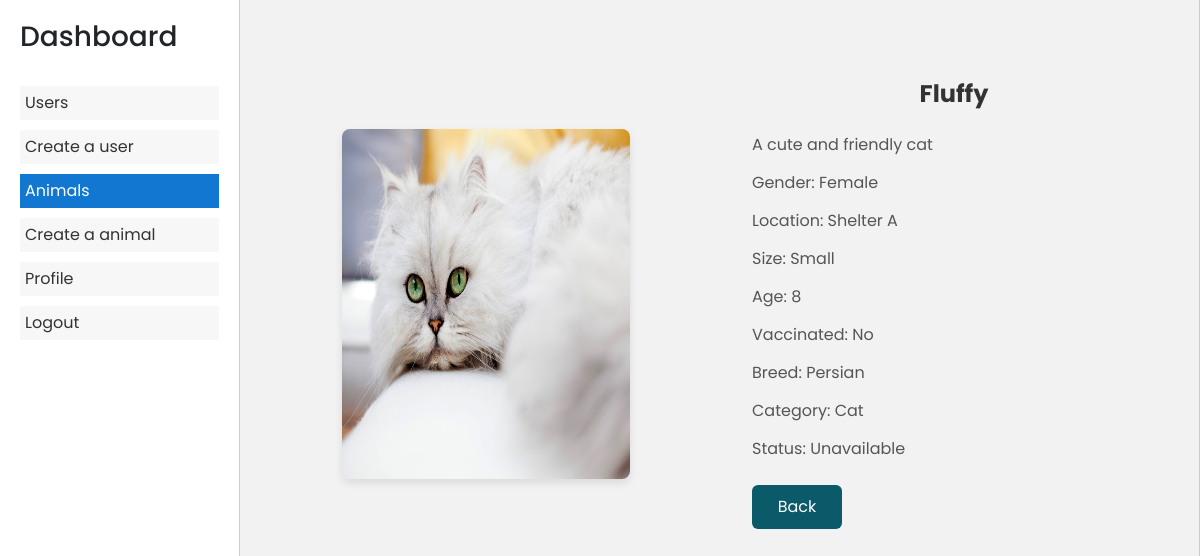
/admin/dashboard.php?page=details_animal&animal_id=19 (signed in), run on the app's committed database.
### tables this page shows
CREATE TABLE IF NOT EXISTS `animals` (
  `animal_id` int(11) NOT NULL AUTO_INCREMENT,
  `name` varchar(50) NOT NULL,
  `image` varchar(100) NOT NULL,
  `gender` enum('Male','Female') NOT NULL,
  `location` varchar(100) NOT NULL,
  `description` text,
  `size` varchar(20) DEFAULT NULL,
  `age` int(11) DEFAULT NULL,
  `vaccinated` enum('Yes','No') NOT NULL,
  `breed` varchar(50) NOT NULL,
  `category` enum('Cat','Dog') NOT NULL,
  `status` varchar(20) NOT NULL DEFAULT 'Available',
  PRIMARY KEY (`animal_id`)
);

### admin/details_animal.php (the view, shortened to what this page needs)
<?php
if (isset($_SESSION["admin"])) {
?>
    <!DOCTYPE html>
    <html lang="en">
    <head>
        <link href="https://cdn.jsdelivr.net/npm/bootstrap@5.3.0/dist/css/bootstrap.min.css" rel="stylesheet">
    </head>
    <body>
        <?php
        require "../validate/connect.php";
        $id = $_GET["animal_id"];
        $sql = "SELECT * FROM animals WHERE animal_id=$id";
        $result = mysqli_query($connect, $sql);
        $row = mysqli_fetch_assoc($result);
        ?>
        <div class="container text-center">
            <div class="row">
                <div class="col-md-6">
                    <img src="../pictures/<?php echo $row['image']; ?>" class="card-img-top" alt="Animal Image">
                </div>
                <div class="col-md-6">
                    <div class="card-body">
                        <h5 class="card-title"><?php echo $row['name']; ?></h5>
                        <br>
                        <p class="card-text"><?php echo $row['description']; ?></p>
                        <div>
                            <p class="card-text">Gender: <?php echo $row['gender']; ?></p>
                            <p class="card-text">Location: <?php echo $row['location']; ?></p>
                            <p class="card-text">Size: <?php echo $row['size']; ?></p>
                            <p class="card-text">Age: <?php echo $row['age']; ?></p>
                            <p class="card-text">Vaccinated: <?php echo $row['vaccinated']; ?></p>
                            <p class="card-text">Breed: <?php echo $row['breed']; ?></p>
                            <p class="card-text">Category: <?php echo $row['category']; ?></p>
                            <p class="card-text">Status: <?php echo $row['status']; ?></p>
                        </div>
                        <br>
                        <a style="text-decoration: none;" href="dashboard.php?page=animals" class="btn-back">Back</a>
                    </div>
                </div>
            </div>
        </div>
    </body>
    </html>
<?php
} else if (isset($_SESSION["user"])) {
    header("location:../home.php");
} else {
    header("Location: ../login.php");
}

### admin/dashboard.php (style rules this page uses)
* { font-family: "Poppins", sans-serif; }
@media (min-width: 1200px) { .container, .container-lg, .container-md, .container-sm, .container-xl { max-width: 1350px !important; } }

### admin/details_animal.php (style rules this page uses)
body { font-family: Arial, sans-serif; background-color: #f2f2f2; }
.row { display: flex; justify-content: center; align-items: center; }
.container { padding-top: 20px; }
.card-img-top { border-radius: 8px; box-shadow: 0 4px 8px rgba(0, 0, 0, 0.1); height: 350px; width: 65%; }
.card-body { padding: 20px; }
.card-title { font-size: 24px; font-weight: bold; color: #333; }
.card-text { font-size: 16px; text-align: left; color: #555; margin: 0 0 14px 0; }
.btn-back { display: flex; justify-content: center; width: 90px; text-align: left; color: #fff; background-color: #0a5a6a; border: none; border-radius: 6px; padding: 10px 20px; font-size: 16px; cursor: pointer; transition: background-color 0.3s; }

### data on the page
animals: image (picture), name "Fluffy", description "A cute and friendly cat", gender "Female", location "Shelter A", size "Small", age "8", vaccinated "No", breed "Persian", category "Cat", status "Unavailable"
